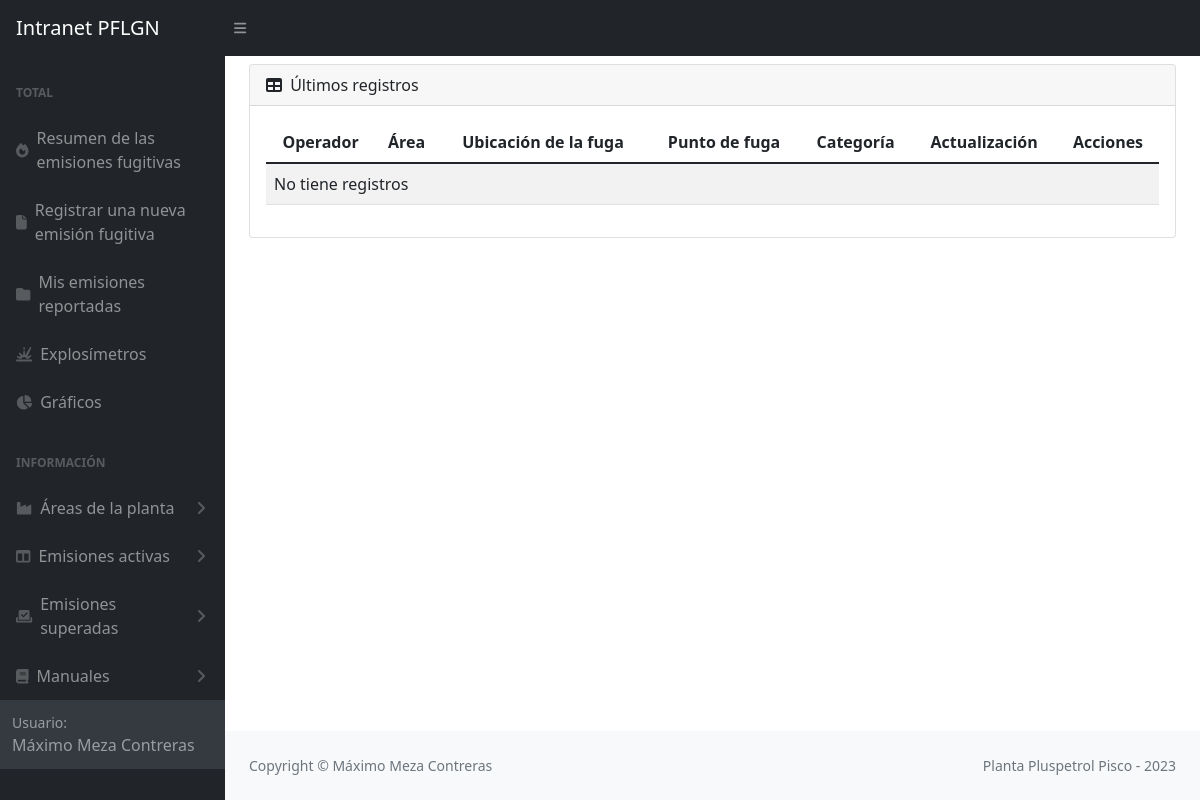
/listaEmisionesSA2/ (signed in), run on an earlier commit of the app's database.
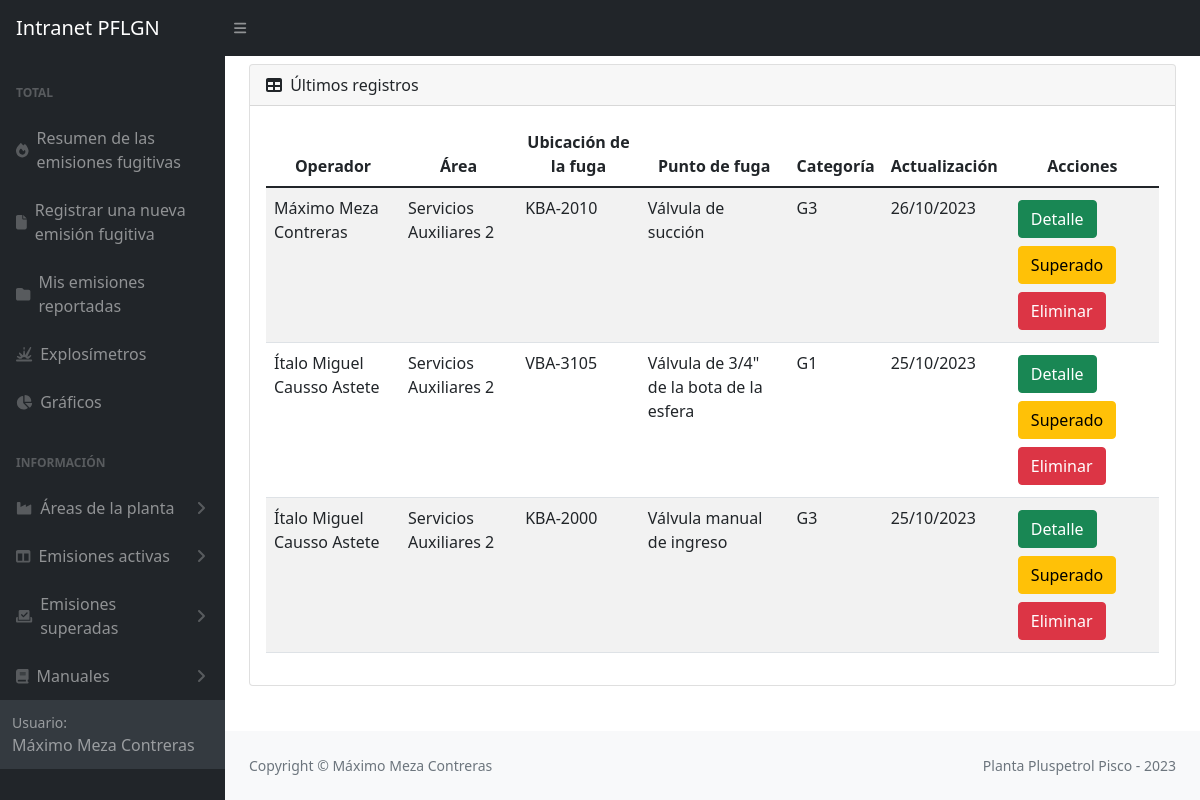
And on a later commit of the database.
### emisiones/models.py (models this page shows, shortened)
class Emision(models.Model):
    site = models.CharField(max_length=20, choices=SITE_CHOICES, default='Pisco')
    yacimiento = models.CharField(max_length=100, choices=YACIMIENTO_CHOICES, default='Pisco')
    area = models.CharField(max_length=100)
    sistema = models.CharField(max_length=100)
    ubicacion = models.TextField(max_length=200)
    fuga = models.TextField(max_length=300)
    fluido = models.CharField(max_length=100)
    sustancia = models.CharField(max_length=100)
    componente = models.CharField(max_length=100)
    instalacion = models.CharField(max_length=100)
    tamAccesorio = models.CharField(max_length=100)
    medicion = models.PositiveIntegerField()
    medicion15 = models.CharField(max_length=100)
    presion = models.CharField(max_length=100)
    ciclado = models.CharField(max_length=50)
    ignicion = models.CharField(max_length=50)
    localizacion = models.CharField(max_length=50)
    usuario = models.ForeignKey(User, on_delete=models.SET_NULL, null=True)
    fechaReporte = models.DateField()
    updated_at = models.DateTimeField(null=True)
    created_at = models.DateField(auto_now_add=True,null=True)
    emisionSuperada = models.BooleanField(default=False)
    FCF = models.PositiveSmallIntegerField(null=True)
    categoria = models.CharField(max_length=10, null=True)
    imagen = models.ImageField(upload_to='imagenesEmisiones', null=True)

### emisiones/views.py (the view)
# urls.py: path('listaEmisionesSA2/', views.listaEmisionesSA2, name='listaEmisionesSA2'),
@login_required
def listaEmisionesSA2(request):
    Emisiones = Emision.objects.filter(area='Servicios Auxiliares 2').order_by('-updated_at')
    return render (request, 'areaP1Emisiones.html',{'Emisiones' : Emisiones})

### emisiones/templates/areaP1Emisiones.html (shortened to what this page needs)
{% extends 'partials/_barraLateralEmisiones.html' %}
{% block content %}
<div class="container mt-2">
    <main>
        <div class="card mb-4">
            <div class="card-header">
                <i class="fas fa-table me-1"></i>
                Últimos registros
            </div>
            <div class="card-body">
                <table class="table table-striped table-responsive" id="datatablesSimple">
                    <thead>
                        <tr>
                            <th>Operador</th>
                            <th>Área</th>
                            <th>Ubicación de la fuga</th>
                            <th>Punto de fuga</th>
                            <th>Categoría</th>
                            <th>Actualización</th>
                            <th>Acciones</th>
                        </tr>
                    </thead>
                    <tbody>
                        {% for Emision in Emisiones %}
                        <tr>
                            <td>{{Emision.usuario.first_name}} {{Emision.usuario.last_name}} </td>
                            <td>{{Emision.area}}</td>
                            <td>{{Emision.ubicacion}}</td>
                            <td>{{Emision.fuga}}</td>
                            <td>{{Emision.categoria}}</td>
                            <td>{{Emision.created_at|date:'d/m/Y'}}</td>
                            <td>
                                <button type="button" class="btn btn-success m-1"><a style="color: white; text-decoration:none"  href="{% url 'detalleEmisiones' Emision.id %}">Detalle</a></button>
                                <button type="button" class="btn btn-warning m-1"><a style="color: black; text-decoration:none"  href="#">Superado</a></button>
                                <form id='formEliminarEmision' action="{% url 'eliminarEmisiones' Emision.id %}" method="post">
                                    <button type="button" class="btn btn-danger m-1"><a style="color: white; text-decoration:none"  href="{% url 'eliminarEmisiones' Emision.id %}">Eliminar</a></button>
                                </form>
                            </td>
                        </tr>
                        {% empty %}
                            <td colspan="7">No tiene registros</td>
                        {% endfor %}
                    </tbody>
                </table>
            </div>
        </div>
    </main>
{% endblock %}

What changed in the data, as far as the page shows it:
added Emision: usuario.first_name "Máximo", usuario.last_name "Meza Contreras", area "Servicios Auxiliares 2", ubicacion "KBA-2010", fuga "Válvula de succión", categoria "G3", created_at "26/10/2023"
added Emision: usuario.first_name "Ítalo Miguel", usuario.last_name "Causso Astete", area "Servicios Auxiliares 2", ubicacion "VBA-3105", fuga "Válvula de 3/4\" de la bota de la esfera", categoria "G1", created_at "25/10/2023"
added Emision: usuario.first_name "Ítalo Miguel", usuario.last_name "Causso Astete", area "Servicios Auxiliares 2", ubicacion "KBA-2000", fuga "Válvula manual de ingreso", categoria "G3", created_at "25/10/2023"
Also different on the page:
text no longer shown: "No tiene registros"
